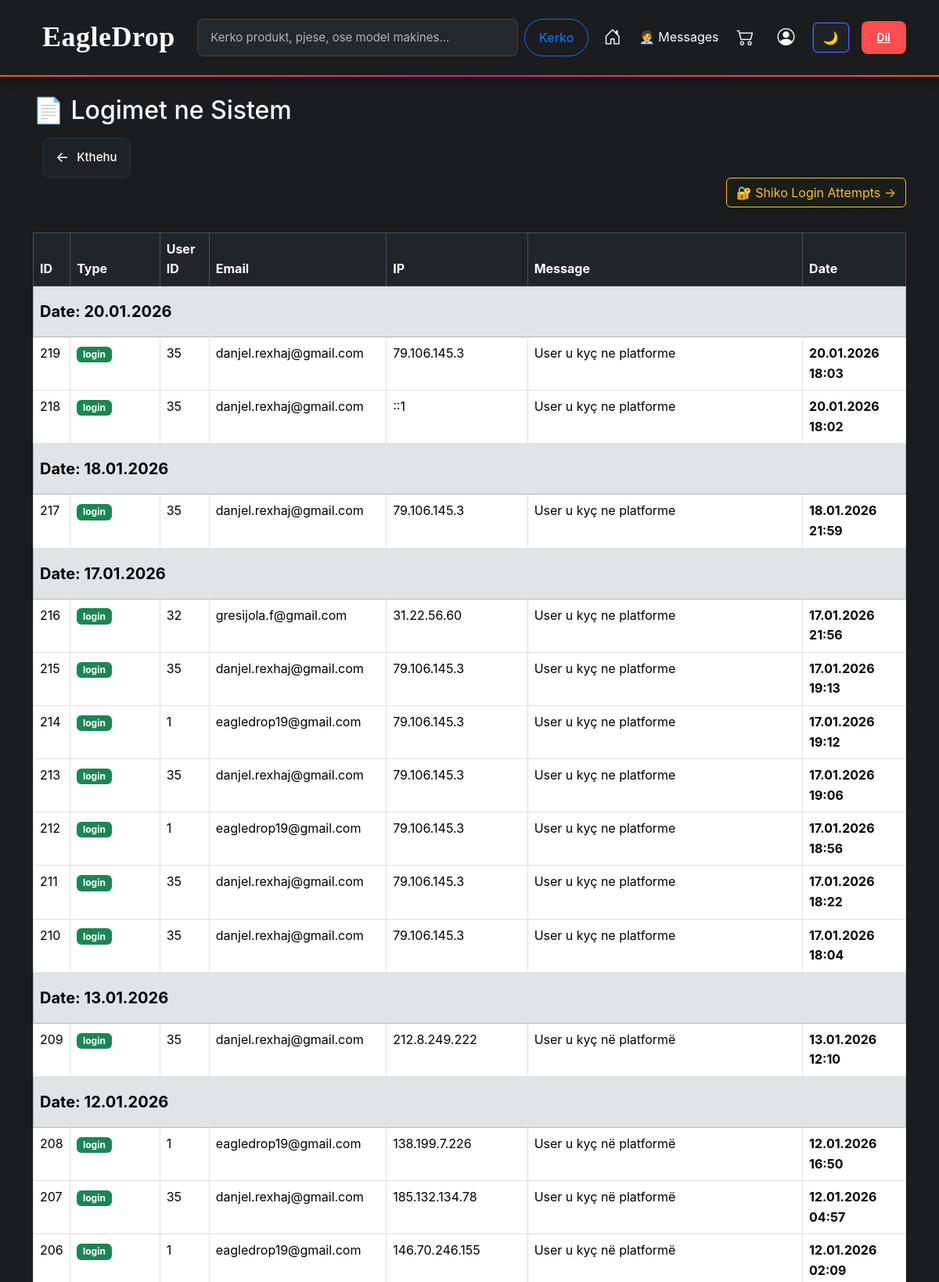
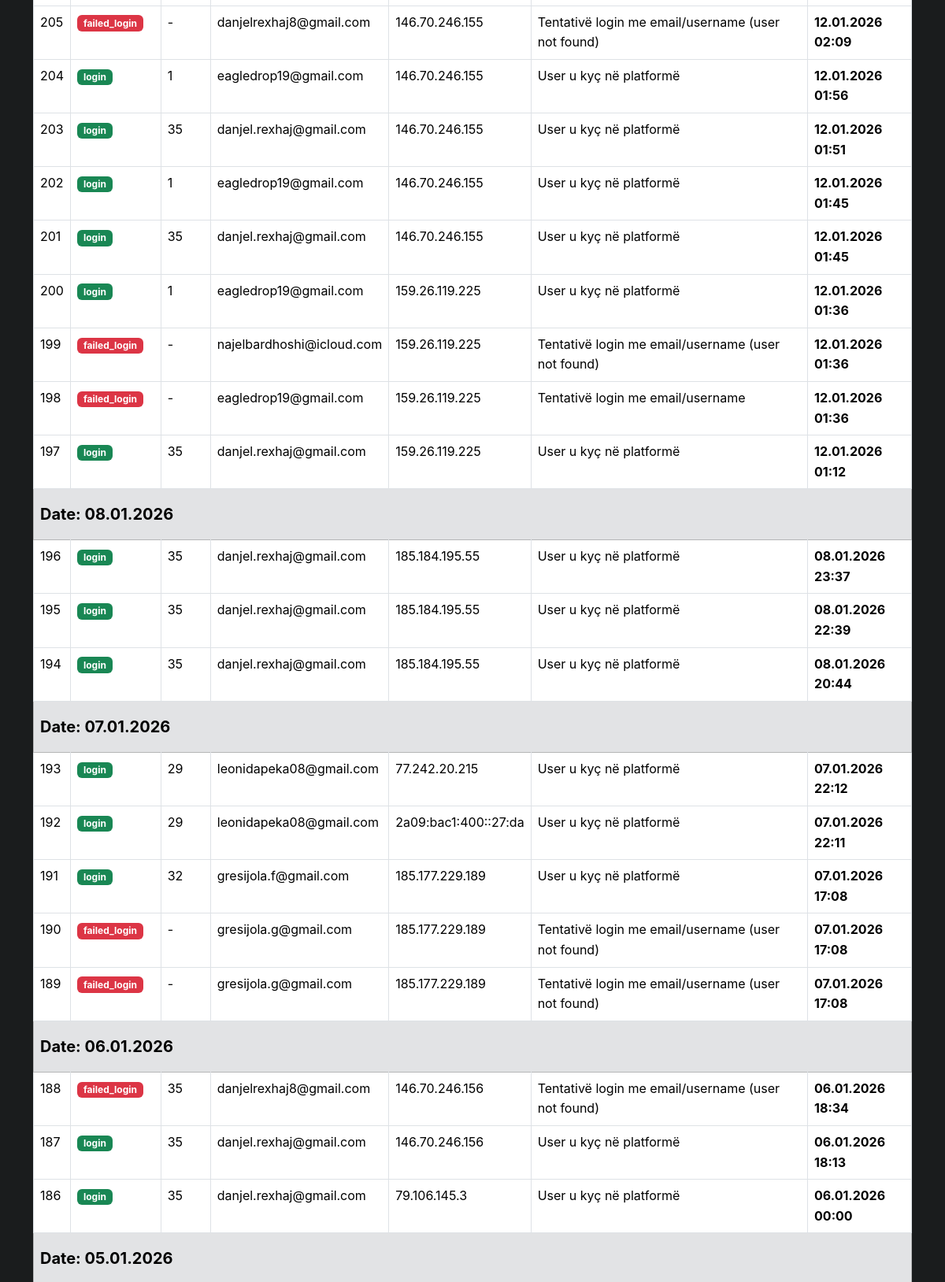
The page /admin/admin_logs.php (signed in, upper part) on the database its author committed (2 pictures, top to bottom).
### tables this page shows
CREATE TABLE `logs` (
  `id` int(11) NOT NULL,
  `type` varchar(50) DEFAULT NULL,
  `message` text DEFAULT NULL,
  `created_at` datetime DEFAULT current_timestamp(),
  `user_id` int(11) DEFAULT NULL,
  `ip_address` varchar(45) DEFAULT NULL,
  `user_agent` text DEFAULT NULL,
  `identifier` varchar(255) DEFAULT NULL,
  `email` varchar(255) DEFAULT NULL
);

### admin/admin_logs.php (the view, shortened to what this page needs)
<?php
require "../config/database.php";
$stmt = $conn->query("
    SELECT
        l.id,
        l.type,
        l.message,
        l.created_at,
        l.user_id,
        l.email,
        l.ip_address,
        l.user_agent,
        COALESCE(la.attempts, 0) AS attempts
    FROM logs l
    LEFT JOIN login_attempts la ON la.user_id = l.user_id
    ORDER BY l.created_at DESC
    LIMIT 500
");
?>
<?php include "../includes/admin_header.php"; ?>
<div class="container mt-4">
    <h2>📄 Logimet ne Sistem</h2>
    <div class="container mt-3">
    <button class="back-btn" onclick="goBack()">
        <span class="arrow">←</span>
        <span>Kthehu</span>
    </button>
</div>
    <div class="d-flex justify-content-end mb-3">
    <a href="admin_login_attempts.php" class="btn btn-outline-warning">
        🔐 Shiko Login Attempts →
    </a>
</div>
    <div class="table-responsive">
        <table class="table table-bordered table-hover mt-3">
            <thead class="table-dark">
                <tr>
                    <th>ID</th>
                    <th>Type</th>
                    <th>User ID</th>
                    <th>Email</th>
                    <th>IP</th>
                    <th>Message</th>
                    <th>Date</th>
                </tr>
            </thead>
            <tbody>
<?php
$today = date('Y-m-d');
$yesterday = date('Y-m-d', strtotime('-1 day'));
$currentGroup = null;
while ($l = $stmt->fetch(PDO::FETCH_ASSOC)):
    $logDate = date('Y-m-d', strtotime($l['created_at']));
    $logTime = date('H:i', strtotime($l['created_at']));
    if ($logDate === $today) {
        $groupTitle = "📅 Sot";
        $dateDisplay = $logTime;
    } elseif ($logDate === $yesterday) {
        $groupTitle = "📅 Dje";
        $dateDisplay = $logTime;
    } else {
        $groupTitle = "Date: " . date('d.m.Y', strtotime($l['created_at']));
        $dateDisplay = date('d.m.Y H:i', strtotime($l['created_at']));
    }
    if ($groupTitle !== $currentGroup):
        $currentGroup = $groupTitle;
?>
    <tr class="table-secondary">
        <td colspan="7" class="fw-bold fs-5 py-3">
            <?= $groupTitle ?>
        </td>
    </tr>
<?php endif; ?>
    <tr>
        <td><?= (int)$l['id'] ?></td>
        <td>
            <span class="badge bg-<?=
                $l['type'] === 'login' ? 'success' :
                ($l['type'] === 'failed_login' ? 'danger' :
                ($l['type'] === 'blocked_login' ? 'warning' : 'secondary'))
            ?>">
                <?= htmlspecialchars($l['type']) ?>
            </span>
        </td>
        <td><?= $l['user_id'] ?? '-' ?></td>
        <td><?= htmlspecialchars($l['email'] ?? '-') ?></td>
        <td><?= htmlspecialchars($l['ip_address'] ?? '-') ?></td>
        <td><?= htmlspecialchars($l['message']) ?></td>
        <td>
            <strong><?= $dateDisplay ?></strong>
        </td>
    </tr>
<?php endwhile; ?>
</tbody>
        </table>
    </div>
</div>
<?php include "../includes/footer.php"; ?>

### assets/css/style.css (style rules this page uses)
html, body { overflow-x: hidden; max-width: 100%; font-family: -apple-system, BlinkMacSystemFont, "Segoe UI", Roboto, "Helvetica Neue", Arial, sans-serif; line-height: 1.6; }
body { background-color: #1a1c1d; color: #fff; transition: background-color 0.3s ease, color 0.3s ease; font-size: 16px; }
.back-btn { display: inline-flex; align-items: center; gap: 10px; background-color: #1f2225; color: #ffffff; border: 1px solid #2f3336; padding: 10px 16px; border-radius: 10px; font-size: 15px; font-weight: 500; cursor: pointer; transition: all 0.25s ease; }
.back-btn .arrow { font-size: 18px; transition: transform 0.25s ease; }

### rows shown on the page
logs: created_at "Date: 20.01.2026", id "219", type "login", user "35", email "danjel.rexhaj@gmail.com", ip_address "79.106.145.3", message "User u kyç ne platforme", created_at "20.01.2026 18:03"
logs: id "218", type "login", user "35", email "danjel.rexhaj@gmail.com", ip_address "::1", message "User u kyç ne platforme", created_at "20.01.2026 18:02"
logs: created_at "Date: 18.01.2026", id "217", type "login", user "35", email "danjel.rexhaj@gmail.com", ip_address "79.106.145.3", message "User u kyç ne platforme", created_at "18.01.2026 21:59"
logs: created_at "Date: 17.01.2026", id "216", type "login", user "32", email "gresijola.f@gmail.com", ip_address "31.22.56.60", message "User u kyç ne platforme", created_at "17.01.2026 21:56"
logs: id "215", type "login", user "35", email "danjel.rexhaj@gmail.com", ip_address "79.106.145.3", message "User u kyç ne platforme", created_at "17.01.2026 19:13"
logs: id "214", type "login", user "1", email "eagledrop19@gmail.com", ip_address "79.106.145.3", message "User u kyç ne platforme", created_at "17.01.2026 19:12"
logs: id "213", type "login", user "35", email "danjel.rexhaj@gmail.com", ip_address "79.106.145.3", message "User u kyç ne platforme", created_at "17.01.2026 19:06"
logs: id "212", type "login", user "1", email "eagledrop19@gmail.com", ip_address "79.106.145.3", message "User u kyç ne platforme", created_at "17.01.2026 18:56"
logs: id "211", type "login", user "35", email "danjel.rexhaj@gmail.com", ip_address "79.106.145.3", message "User u kyç ne platforme", created_at "17.01.2026 18:22"
logs: id "210", type "login", user "35", email "danjel.rexhaj@gmail.com", ip_address "79.106.145.3", message "User u kyç ne platforme", created_at "17.01.2026 18:04"
logs: created_at "Date: 13.01.2026", id "209", type "login", user "35", email "danjel.rexhaj@gmail.com", ip_address "212.8.249.222", message "User u kyç në platformë", created_at "13.01.2026 12:10"
logs: created_at "Date: 12.01.2026", id "208", type "login", user "1", email "eagledrop19@gmail.com", ip_address "138.199.7.226", message "User u kyç në platformë", created_at "12.01.2026 16:50"
logs: id "207", type "login", user "35", email "danjel.rexhaj@gmail.com", ip_address "185.132.134.78", message "User u kyç në platformë", created_at "12.01.2026 04:57"
logs: id "206", type "login", user "1", email "eagledrop19@gmail.com", ip_address "146.70.246.155", message "User u kyç në platformë", created_at "12.01.2026 02:09"
logs: id "205", type "failed_login", user "-", email "danjelrexhaj8@gmail.com", ip_address "146.70.246.155", message "Tentativë login me email/username (user not found)", created_at "12.01.2026 02:09"
logs: id "204", type "login", user "1", email "eagledrop19@gmail.com", ip_address "146.70.246.155", message "User u kyç në platformë", created_at "12.01.2026 01:56"
logs: id "203", type "login", user "35", email "danjel.rexhaj@gmail.com", ip_address "146.70.246.155", message "User u kyç në platformë", created_at "12.01.2026 01:51"
logs: id "202", type "login", user "1", email "eagledrop19@gmail.com", ip_address "146.70.246.155", message "User u kyç në platformë", created_at "12.01.2026 01:45"
logs: id "201", type "login", user "35", email "danjel.rexhaj@gmail.com", ip_address "146.70.246.155", message "User u kyç në platformë", created_at "12.01.2026 01:45"
logs: id "200", type "login", user "1", email "eagledrop19@gmail.com", ip_address "159.26.119.225", message "User u kyç në platformë", created_at "12.01.2026 01:36"
logs: id "199", type "failed_login", user "-", email "najelbardhoshi@icloud.com", ip_address "159.26.119.225", message "Tentativë login me email/username (user not found)", created_at "12.01.2026 01:36"
logs: id "198", type "failed_login", user "-", email "eagledrop19@gmail.com", ip_address "159.26.119.225", message "Tentativë login me email/username", created_at "12.01.2026 01:36"
logs: id "197", type "login", user "35", email "danjel.rexhaj@gmail.com", ip_address "159.26.119.225", message "User u kyç në platformë", created_at "12.01.2026 01:12"
logs: created_at "Date: 08.01.2026", id "196", type "login", user "35", email "danjel.rexhaj@gmail.com", ip_address "185.184.195.55", message "User u kyç në platformë", created_at "08.01.2026 23:37"
logs: id "195", type "login", user "35", email "danjel.rexhaj@gmail.com", ip_address "185.184.195.55", message "User u kyç në platformë", created_at "08.01.2026 22:39"
logs: id "194", type "login", user "35", email "danjel.rexhaj@gmail.com", ip_address "185.184.195.55", message "User u kyç në platformë", created_at "08.01.2026 20:44"
logs: created_at "Date: 07.01.2026", id "193", type "login", user "29", email "leonidapeka08@gmail.com", ip_address "77.242.20.215", message "User u kyç në platformë", created_at "07.01.2026 22:12"
logs: id "192", type "login", user "29", email "leonidapeka08@gmail.com", ip_address "2a09:bac1:400::27:da", message "User u kyç në platformë", created_at "07.01.2026 22:11"
logs: id "191", type "login", user "32", email "gresijola.f@gmail.com", ip_address "185.177.229.189", message "User u kyç në platformë", created_at "07.01.2026 17:08"
logs: id "190", type "failed_login", user "-", email "gresijola.g@gmail.com", ip_address "185.177.229.189", message "Tentativë login me email/username (user not found)", created_at "07.01.2026 17:08"
logs: id "189", type "failed_login", user "-", email "gresijola.g@gmail.com", ip_address "185.177.229.189", message "Tentativë login me email/username (user not found)", created_at "07.01.2026 17:08"
logs: created_at "Date: 06.01.2026", id "188", type "failed_login", user "35", email "danjelrexhaj8@gmail.com", ip_address "146.70.246.156", message "Tentativë login me email/username (user not found)", created_at "06.01.2026 18:34"
logs: id "187", type "login", user "35", email "danjel.rexhaj@gmail.com", ip_address "146.70.246.156", message "User u kyç në platformë", created_at "06.01.2026 18:13"
logs: id "186", type "login", user "35", email "danjel.rexhaj@gmail.com", ip_address "79.106.145.3", message "User u kyç në platformë", created_at "06.01.2026 00:00"
logs: created_at "Date: 05.01.2026"
